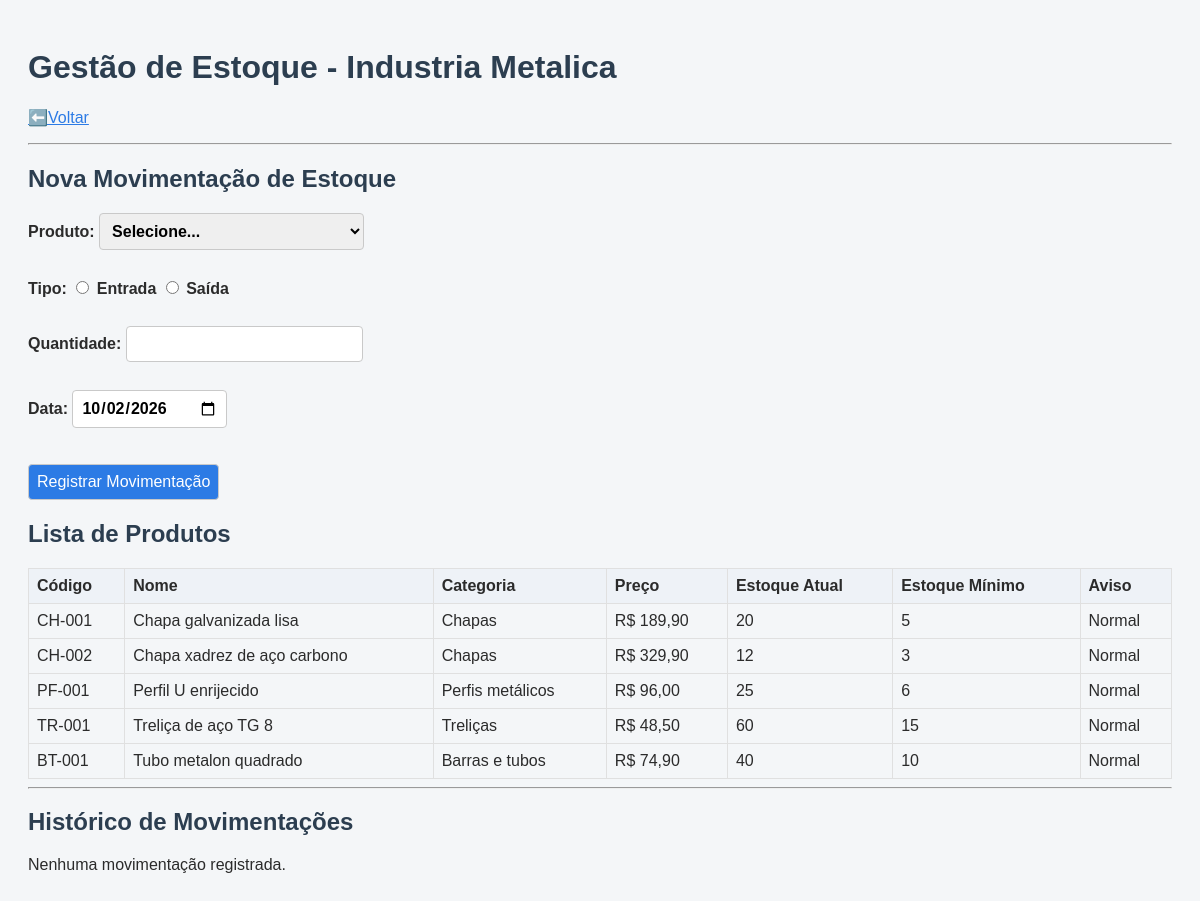
/estoque.php (signed in), run on the app's committed database.
### tables this page shows
CREATE TABLE IF NOT EXISTS produtos (
  id INT NOT NULL AUTO_INCREMENT,
  codigo VARCHAR(45) NOT NULL,
  nome VARCHAR(150) NOT NULL,
  fabricante VARCHAR(100) NOT NULL DEFAULT 'Geral',
  preco DECIMAL(10,2) NOT NULL,
  estoque_atual INT NOT NULL DEFAULT 0,
  estoque_minimo INT NOT NULL DEFAULT 0,
  ativo TINYINT NOT NULL DEFAULT 1,
  peso DECIMAL(10,3) NOT NULL DEFAULT 0,
  categoria VARCHAR(100) NOT NULL,
  unidade VARCHAR(20) NOT NULL DEFAULT 'un',
  material_fabricacao VARCHAR(100) NULL,
  espessura VARCHAR(50) NULL,
  dimensoes VARCHAR(100) NULL,
  acabamento VARCHAR(100) NULL,
  aplicacao VARCHAR(255) NULL,
  PRIMARY KEY (id),
  UNIQUE KEY uq_produtos_codigo (codigo),
  KEY idx_produtos_categoria (categoria)
);

### estoque.php (the view, shortened to what this page needs)
<?php
require_once 'config.php';
$produtos = $conn->query("SELECT * FROM produtos WHERE ativo = 1 ORDER BY nome")->fetchAll();
$movimentacoes = $conn->query("SELECT m.*, p.nome AS produto_nome, u.nome AS usuario_nome FROM movimentacoes m JOIN produtos p ON m.produtos_id = p.id JOIN usuarios u ON m.usuarios_id = u.id ORDER BY m.id DESC")->fetchAll();
?>
<!DOCTYPE html>
<html lang="pt-BR">
<head>
    <link rel="stylesheet" href="estilo.css">
</head>
<body>
    <h1>Gestão de Estoque - Industria Metalica</h1>
    <p><a href="index.php">⬅️Voltar</a></p>
    <hr>
    <h2>Nova Movimentação de Estoque</h2>
    <form method="post">
        <label>Produto:
            <select name="produto_id" required>
                <option value="">Selecione...</option>
            </select>
        </label>
        <br>
        <label>Tipo:
            <input type="radio" name="tipo" value="ENTRADA" required> Entrada
            <input type="radio" name="tipo" value="SAIDA" required> Saída
        </label>
        <br>
        <label>Quantidade:
            <input type="number" name="quantidade" min="1" required>
        </label>
        <br>
        <label>
            Data:
            <input type="date" name="data" value="<?= date('Y-m-d') ?>" required>
        </label>
        <br>
        <br>
        <button type="submit">Registrar Movimentação</button>
    </form>
    <h2>Lista de Produtos</h2>
    <?php if ($produtos): ?>
        <table border="1">
            <tr>
                <th>Código</th>
                <th>Nome</th>
                <th>Categoria</th>
                <th>Preço</th>
                <th>Estoque Atual</th>
                <th>Estoque Mínimo</th>
                <th>Aviso</th>
            </tr>
            <?php foreach ($produtos as $p): ?>
                <tr>
                    <td><?= htmlspecialchars($p['codigo']) ?></td>
                    <td><?= htmlspecialchars($p['nome']) ?></td>
                    <td><?= htmlspecialchars($p['categoria'] ?? '') ?></td>
                    <td>R$ <?= number_format($p['preco'], 2, ',', '.') ?></td>
                    <td><?= $p['estoque_atual'] ?></td>
                    <td><?= $p['estoque_minimo'] ?></td>
                    <td><?= $p['estoque_atual'] < $p['estoque_minimo'] ? '<strong>AVISO: estoque abaixo do mínimo</strong>' : 'Normal' ?></td>
                </tr>
            <?php endforeach; ?>
        </table>
    <?php else: ?><p>Nenhum produto cadastrado.</p><?php endif; ?>
    <hr>
    <h2>Histórico de Movimentações</h2>
    <?php if ($movimentacoes): ?>
        <table border="1">
            <tr>
                <th>ID</th>
                <th>Data</th>
                <th>Produto</th>
                <th>Tipo</th>
                <th>Quantidade</th>
                <th>Saldo Anterior</th>
                <th>Usuário</th>
            </tr>
            <?php foreach ($movimentacoes as $m): ?>
                <tr>
                    <td><?= $m['id'] ?></td>
                    <td><?= date('d/m/Y', strtotime($m['data'])) ?></td>
                    <td><?= htmlspecialchars($m['produto_nome']) ?></td>
                    <td><?= $m['tipo'] == 1 ? 'Entrada' : 'Saída' ?></td>
                    <td><?= $m['quantidade'] ?></td>
                    <td><?= $m['saldo_anterior'] ?></td>
                    <td><?= htmlspecialchars($m['usuario_nome']) ?></td>
                </tr>
            <?php endforeach; ?>
        </table>
    <?php else: ?><p>Nenhuma movimentação registrada.</p><?php endif; ?>
</body>
</html>

### estilo.css (style rules this page uses)
body { font-family: Arial, Helvetica, sans-serif; background-color: #f4f6f8; color: #2b2b2b; padding: 20px; }
h1, h2 { color: #2c3e50; }
label { display: block; font-weight: bold; margin-top: 10px; }
input, select, textarea, button { font: inherit; padding: 8px; border-radius: 4px; border: 1px solid #c9c9c9; }
button { background-color: #2c7be5; color: #ffffff; cursor: pointer; }
a { color: #2c7be5; }
table { width: 100%; border-collapse: collapse; margin-top: 10px; }
th, td { padding: 8px; border: 1px solid #e0e0e0; text-align: left; }
th { background-color: #eef2f7; }

### data on the page
produtos: codigo "CH-001", nome "Chapa galvanizada lisa", categoria "Chapas", preco "189,90", estoque_atual "20", estoque_minimo "5", shows "Normal"
produtos: codigo "CH-002", nome "Chapa xadrez de aço carbono", categoria "Chapas", preco "329,90", estoque_atual "12", estoque_minimo "3", shows "Normal"
produtos: codigo "PF-001", nome "Perfil U enrijecido", categoria "Perfis metálicos", preco "96,00", estoque_atual "25", estoque_minimo "6", shows "Normal"
produtos: codigo "TR-001", nome "Treliça de aço TG 8", categoria "Treliças", preco "48,50", estoque_atual "60", estoque_minimo "15", shows "Normal"
produtos: codigo "BT-001", nome "Tubo metalon quadrado", categoria "Barras e tubos", preco "74,90", estoque_atual "40", estoque_minimo "10", shows "Normal"
